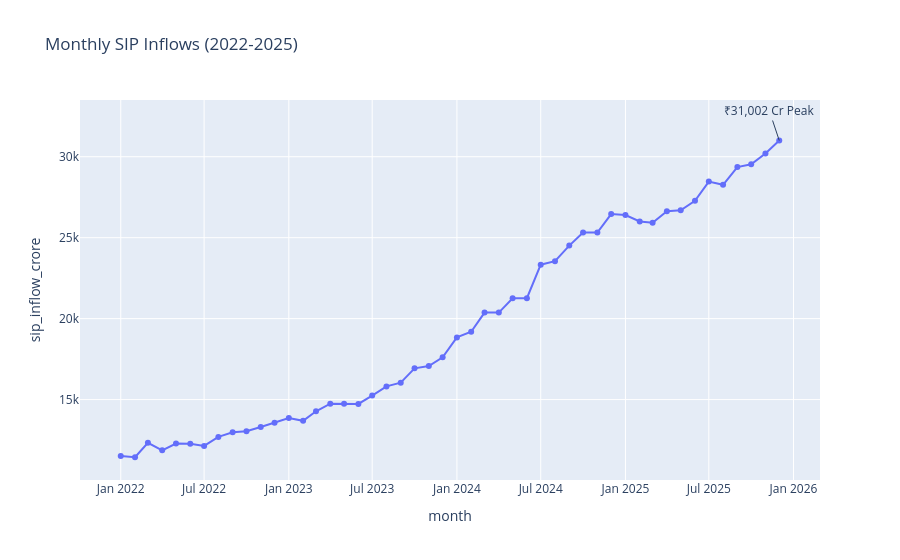

Notebook cell for this chart:
### Code cell
fig = px.line(
    sip,
    x='month',
    y='sip_inflow_crore',
    title='Monthly SIP Inflows (2022-2025)',
    markers=True
)

fig.add_annotation(
    x=peak['month'],
    y=peak['sip_inflow_crore'],
    text="₹31,002 Cr Peak",
    showarrow=True
)

fig.show()
